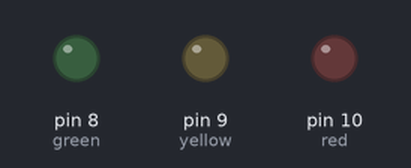
The sketch below on a simulated Arduino Uno, built with avr-gcc and run on an emulated ATmega328P. Shown: output pins drawn as LEDs (lit = HIGH).

Above: at 1.0 s.
At 2.5 s:
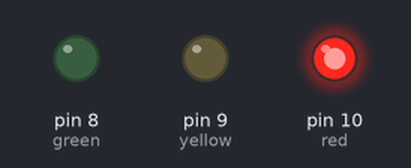
At 4.5 s:
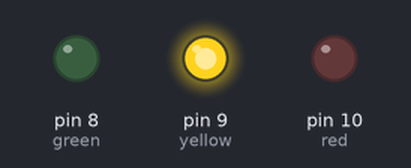
At 6.5 s:
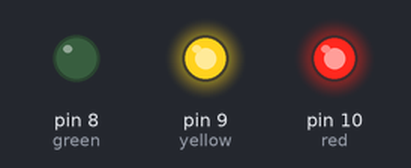
At 8.5 s:
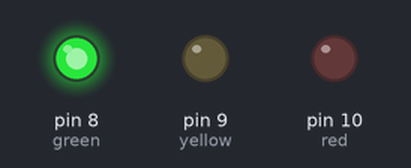
At 14.5 s:
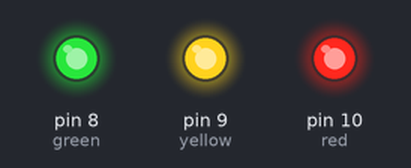
Timing chart, 0 to 18.4 s (numbered marks = the images above):
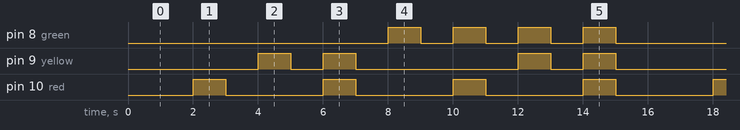

The sketch:

binCounter.ino
```cpp
#define red     10
#define yellow  9
#define green   8

void setup() {
  pinMode(red,OUTPUT);
  pinMode(yellow,OUTPUT);
  pinMode(green,OUTPUT);
  Serial.begin(9600);
}

static int i = 0;

void loop() {
  if( (1 & i) == 1 )  digitalWrite(red,HIGH);
  if( (2 & i) == 2 )  digitalWrite(yellow,HIGH);
  if( (4 & i) == 4 )  digitalWrite(green,HIGH);
  delay(1000);
  digitalWrite(red,LOW);
  digitalWrite(yellow,LOW);
  digitalWrite(green,LOW);
  i++;
  delay(1000);
}
```

Measured:
- by itself, pin 8 (green): goes 3 × (HIGH 1.0 s, LOW 1.0 s), HIGH 1.0 s, LOW 9.0 s, 3 × (HIGH 1.0 s, LOW 1.0 s), HIGH 1.0 s, then LOW
- by itself, pin 9 (yellow): repeats every 8.0 s: LOW 1.0 s, HIGH 1.0 s, LOW 5.0 s, HIGH 1.0 s
- by itself, pin 10 (red): alternates HIGH for 1.0 s and LOW for 3.0 s
